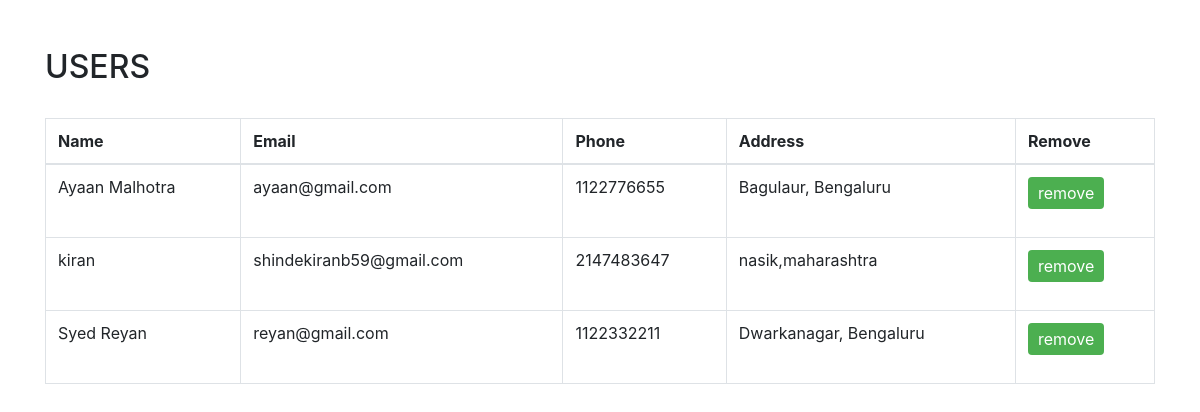
Page /user_info.php on the committed database.
### tables this page shows
CREATE TABLE `users` (
  `id` int(11) NOT NULL,
  `email` varchar(255) NOT NULL,
  `password` varchar(255) NOT NULL,
  `full_name` varchar(255) NOT NULL,
  `phone` int(10) NOT NULL,
  `address` text NOT NULL
);

### user_info.php (the view, shortened to what this page needs)
<?php
    include('dbconnection.php');
    $query      =   "SELECT * FROM users ORDER BY id ASC";
    $run_query  =   mysqli_query($connection, $query);
?>
<!DOCTYPE html>
<html lang="en">
<head>
  <link rel="stylesheet" href="https://maxcdn.bootstrapcdn.com/bootstrap/4.3.1/css/bootstrap.min.css">
</head>
<body>
<div class="container">
  <h2>USERS</h2><br>
  <table class="table table-bordered table table-hover">
    <thead>
      <tr>
        <th>Name</th>
        <th>Email</th>
        <th>Phone</th>
        <th>Address</th>
        <th>Remove</th>
      </tr>
    </thead>
    <tbody>
     <?php
        while( $result = mysqli_fetch_assoc($run_query) )
        {
     ?>
      <tr>
        <td><?php echo $result['full_name'] ?></td>
        <td><?php echo $result['email'] ?></td>
        <td><?php echo $result['phone'] ?></td>
        <td><?php echo $result['address'] ?></td>
        <td>
           <form method="POST" action="<?php echo htmlspecialchars($_SERVER["PHP_SELF"]); ?>">
                <input value="remove" type="submit" name="">
           </form>
        </td>
      </tr> <?php } ?>
    </tbody>
  </table>
</div>
</body>
</html>

### user_info.php (style rules this page uses)
input[type=submit] { background-color: #4CAF50; color: white; padding: 6px 10px; border: none; border-radius: 4px; cursor: pointer; float: inherit; }

### rows in the picture
users: full_name "Ayaan Malhotra", email "ayaan@gmail.com", phone "1122776655", address "Bagulaur, Bengaluru"
users: full_name "kiran", email "shindekiranb59@gmail.com", phone "2147483647", address "nasik,maharashtra"
users: full_name "Syed Reyan", email "reyan@gmail.com", phone "1122332211", address "Dwarkanagar, Bengaluru"
